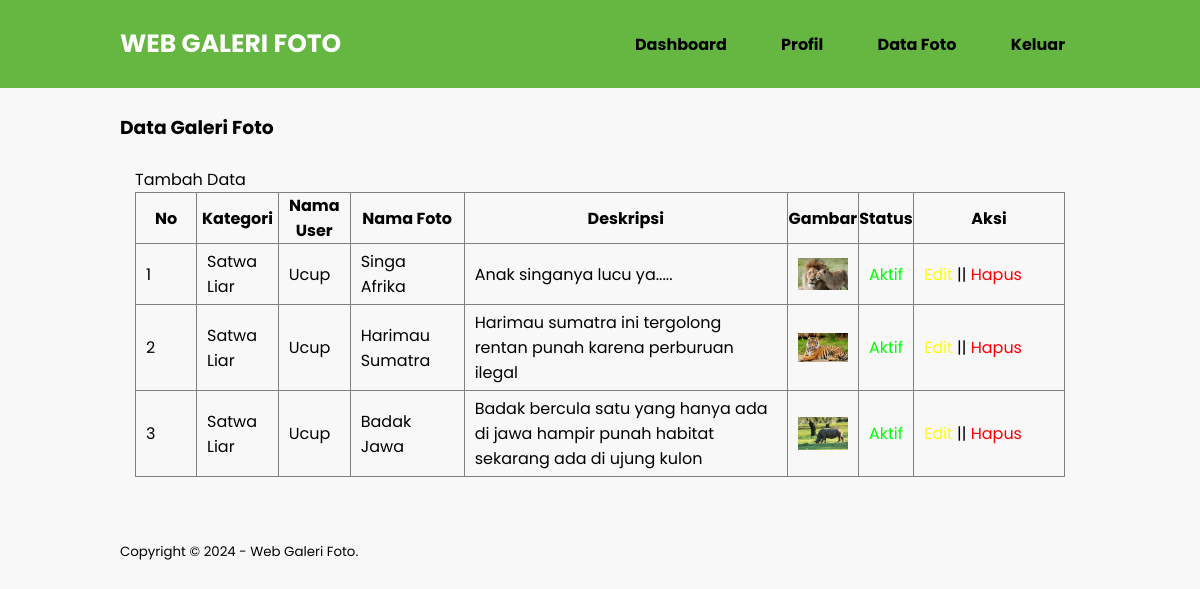
/data-image.php (signed in), run on the app's committed database.
### tables this page shows
CREATE TABLE `tb_foto` (
  `image_id` int(11) NOT NULL,
  `category_id` int(11) NOT NULL,
  `category_name` varchar(100) NOT NULL,
  `admin_id` int(11) NOT NULL,
  `admin_name` varchar(100) NOT NULL,
  `image_name` varchar(100) NOT NULL,
  `image_description` text NOT NULL,
  `image` varchar(100) NOT NULL,
  `image_status` tinyint(1) NOT NULL,
  `date_created` timestamp NOT NULL DEFAULT current_timestamp() ON UPDATE current_timestamp()
);

### data-image.php (the view, shortened to what this page needs)
<?php
	include 'db.php';
?>
<!DOCTYPE html PUBLIC "-//W3C//DTD XHTML 1.0 Transitional//EN" "http://www.w3.org/TR/xhtml1/DTD/xhtml1-transitional.dtd">
<html xmlns="http://www.w3.org/1999/xhtml">
<head>
<link rel="stylesheet" type="text/css" href="css/style.css">
</head>
<body>
    <header>
        <div class="container">
        <h1><a href="dashboard.php">WEB GALERI FOTO</a></h1>
        <ul>
           <li><a href="dashboard.php">Dashboard</a></li>
           <li><a href="profil.php">Profil</a></li>
           <li><a href="data-image.php">Data Foto</a></li>
           <li><a href="Keluar.php">Keluar</a></li>
        </ul>
        </div>
    </header>
    <div class="section">
        <div class="container">
            <h3>Data Galeri Foto</h3>
            <div class="box">
                <p><a href="tambah-image.php">Tambah Data</a></p>
                <table border="1" cellspacing="0" class="table">
                    <thead>
                        <tr>
                           <th width="60px">No</th>
                           <th>Kategori</th>
                           <th>Nama User</th>
                           <th>Nama Foto</th>
                           <th>Deskripsi</th>
                           <th>Gambar</th>
                           <th>Status</th>
                           <th width="150px">Aksi</th>
                        </tr>
                    </thead>
                    <tbody>
                        <?php
						    $no = 1;
							$user = $_SESSION['a_global']->admin_id;
                            $foto = mysqli_query($conn, "SELECT * FROM tb_foto WHERE admin_id = '$user' ");
							if(mysqli_num_rows($foto) >0 ){
							while($row = mysqli_fetch_array($foto)){
						?>
                        <tr>
                           <td><?php echo $no++ ?></td>
                           <td><?php echo $row['category_name'] ?></td>
                           <td><?php echo $row['admin_name'] ?></td>
                           <td><?php echo $row['image_name'] ?></td>
                           <td><?php echo $row['image_description']?></td>
                           <td><a href="foto/<?php echo $row['image']?>" target="_blank"><img src="foto/<?php echo $row['image']?>" width="50px"></a></td>
                           <td><font color="#00FF00"><?php echo ($row['image_status'] == 0)? 'Tidak Aktif':'Aktif'; ?></font></td>
                           <td>
                              <a style="color:#FF0;" href="edit-image.php?id=<?php echo $row['image_id'] ?>">Edit</a> ||
                              <a style="color:#F00;" href="proses-hapus.php?idp=<?php echo $row['image_id'] ?>" onclick="return confirm('Yakin Ingin Hapus ?')">Hapus</a>
                           </td>
                        </tr>
                        <?php }}else{ ?>
                             <tr>
                                <td colspan="8">Tidak ada data</td>
                             </tr>
                        <?php } ?>
                    </tbody>
                </table>
            </div>
        </div>
    </div>
     <footer>
        <div class="container">
            <small>Copyright &copy; 2024 - Web Galeri Foto.</small>
        </div>
    </footer>
</body>
</html>

### css/style.css (style rules this page uses)
* { padding: 0; margin: 0; font-family: 'Poppins', sans-serif; }
body { background-color: #f8f8f8; }
a { color: inherit; text-decoration: none; }
header { background-color: #65B741; padding: 15px 0; }
header .container { display: flex; justify-content: space-between; align-items: center; }
header h1 { padding: 10px 0; margin: 0; font-size: 25px; }
header h1 a { color: #fff; }
header ul { list-style: none; margin: 0; padding: 0; }
header ul li { display: inline-block; margin-left: 20px; font-weight: 700; }
header ul li:first-child { margin-left: 0; }
header ul li a { color: #fff; padding: 10px 15px; display: inline-block; transition: background-color 0.3s ease; border-radius: 5px; color: #000; }
.section { padding: 25px 0; }
.container { width: 80%; margin: 0 auto; }
.box { padding: 15px; box-sizing: border-box; margin: 10px 0 25px 0; display: flex; flex-wrap: wrap; justify-content: space-between; }
.box:after { content: ''; display: block; clear: both; }
.table { width: 100%; border-collapse: collapse; }
.table tr { height: 30px; }
.table tr td { padding: 5px 10px; }

### data on the page
tb_foto: category_name "Satwa Liar", admin_name "Ucup", image_name "Singa Afrika", image_description "Anak singanya lucu ya.....", image (picture), image_status "Aktif"
tb_foto: category_name "Satwa Liar", admin_name "Ucup", image_name "Harimau Sumatra", image_description "Harimau sumatra ini tergolong rentan punah karena perburuan ilegal", image (picture), image_status "Aktif"
tb_foto: category_name "Satwa Liar", admin_name "Ucup", image_name "Badak Jawa", image_description "Badak bercula satu yang hanya ada di jawa hampir punah habitat sekarang ada di ujung kulon", image (picture), image_status "Aktif"
